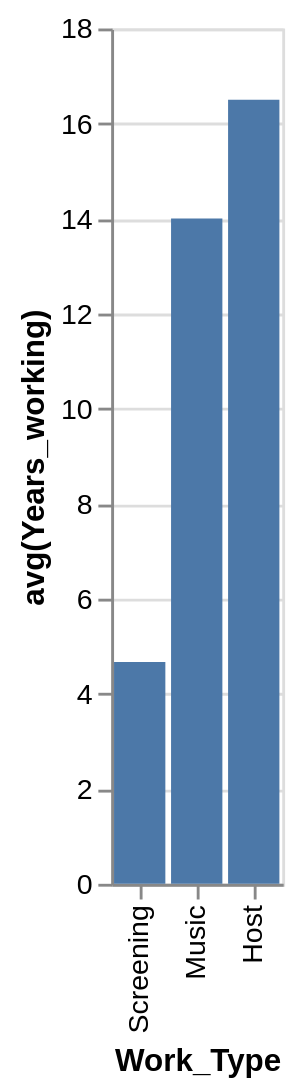

Write the Vega-Lite specification saved for this chart.
### Vega-Lite specification from a JSON file in a GitHub repository (floating-point values rounded to 4 significant figures)
{"data": {"values": [{"x_data": "Screening", "y_data": 4.667}, {"x_data": "Music", "y_data": 14}, {"x_data": "Host", "y_data": 16.5}]}, "mark": "bar", "encoding": {"x": {"field": "x_data", "type": "nominal", "title": "Work_Type", "sort": "descending"}, "y": {"field": "y_data", "type": "quantitative", "title": "avg(Years_working)"}}}
